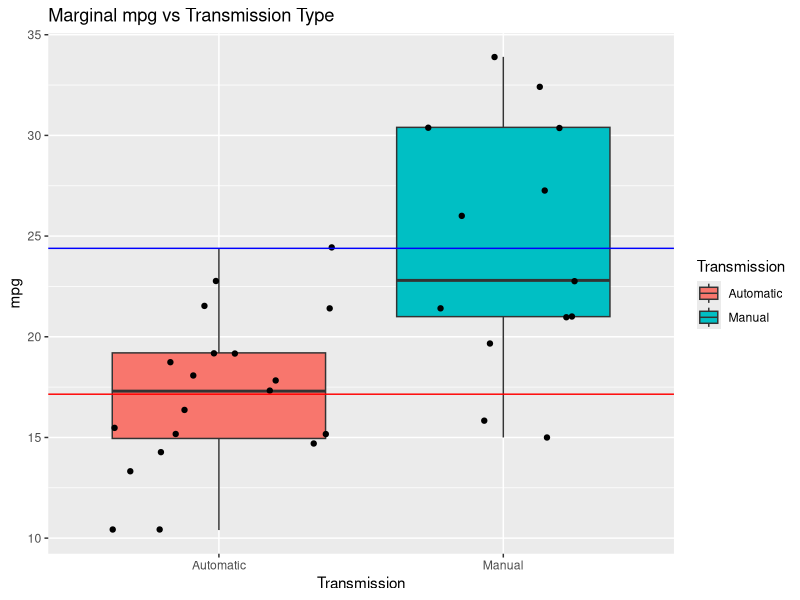
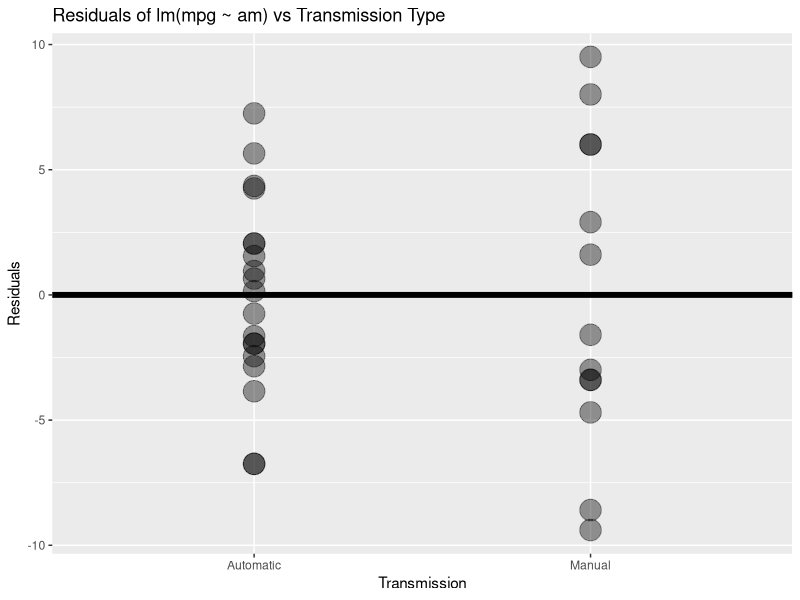
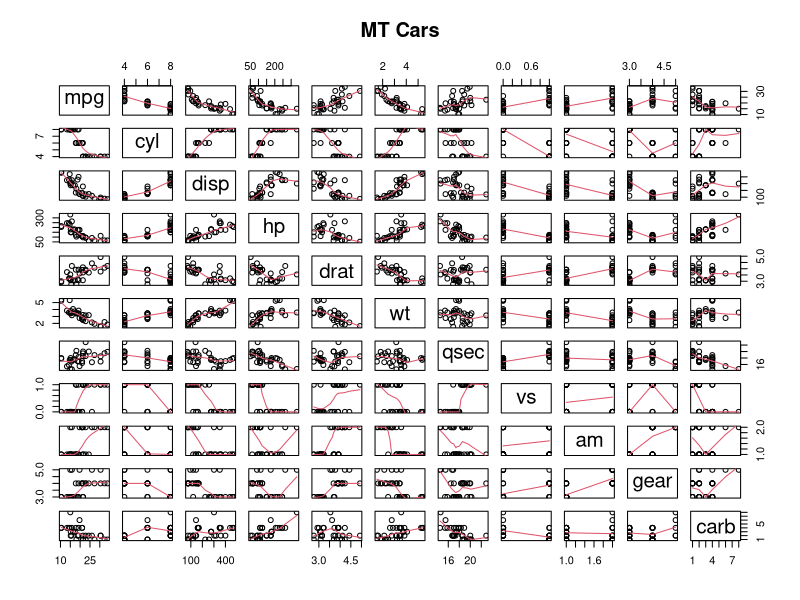

Source code (R) for these figures, in order:
## ---- chunk 1
library(ggplot2)
data(mtcars)
mtcars$am <- factor(mtcars$am,labels=c("Automatic","Manual"))
manMean <- mean(mtcars[mtcars$am=="Manual",c('mpg')])
autoMean <- mean(mtcars[mtcars$am=="Automatic",c('mpg')])
fitMarg <- lm(mpg ~ am, data=mtcars)
p_beta1Marg <- summary(fitMarg)$coefficients[2,4]


#fitMulti <- lm(mpg ~ am + wt, data=mtcars)
fitMultiInt <- lm(mpg ~ am*I(wt-mean(wt)), data=mtcars)
## ---- chunk 2
#boxplot(mpg~am,data=mtcars,main="Marginal mpg vs. Transmission Type", xlab="Transmission",ylab="mpg")
ggplot(mtcars, aes(y=mpg, x=am)) + geom_boxplot(aes(fill=am)) + geom_jitter() + 
   geom_abline(intercept=mean(mtcars[mtcars$am=="Automatic",c('mpg')]), slope=0, colour="red") +
   geom_abline(intercept=mean(mtcars[mtcars$am=="Manual",c('mpg')]), slope=0, colour="blue") +
   labs(title = "Marginal mpg vs Transmission Type", x= "Transmission", fill="Transmission", y="mpg")
## ---- chunk 3
summary(fitMarg)
## ---- chunk 4
ggplot(mtcars, aes(y=resid(fitMarg), x=am)) + geom_point(size=7, colour="black", alpha=0.4) + 
   geom_hline(yintercept=0, size=2) +
   labs(title = "Residuals of lm(mpg ~ am) vs Transmission Type", x= "Transmission", fill="Transmission", y="Residuals")
## ---- chunk 5
pairs(mtcars, panel=panel.smooth, main="MT Cars")
## ---- chunk 6
summary(fitMultiInt)
## ---- chunk 7
confint(fitMultiInt)
